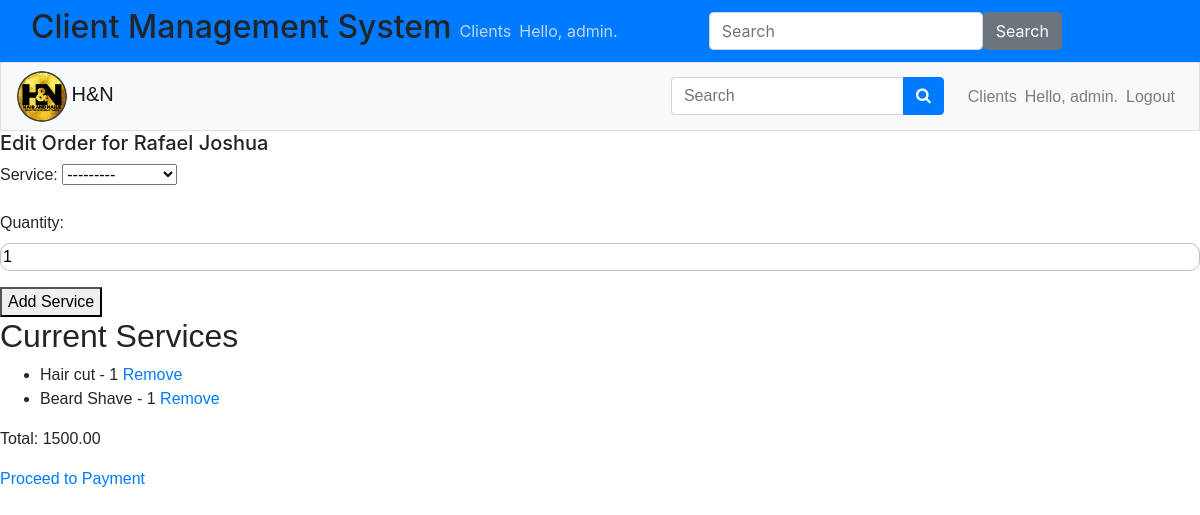
Screenshot of /services/order/edit/11/ (signed in) with the database file from the repository.
### services/models.py (models this page shows, shortened)
class Order(models.Model):
    client = models.ForeignKey(Client, on_delete=models.CASCADE)
    created_at = models.DateTimeField(default=timezone.now)
    status = models.CharField(max_length=10, choices=[('pending', 'Pending'), ('completed', 'Completed')], default='pending')
    total = models.DecimalField(max_digits=10, decimal_places=2, default=0)

class OrderItem(models.Model):
    order = models.ForeignKey(Order, on_delete=models.CASCADE)
    service = models.ForeignKey(Service, on_delete=models.CASCADE)
    quantity = models.PositiveIntegerField(default=1)

class Service(models.Model):
    name = models.CharField(max_length=200)
    price = models.DecimalField(max_digits=10, decimal_places=2)
    description = models.TextField(blank=True, null=True)
    duration = models.DurationField(blank=True, null=True)
    def __str__(self):
        return self.name

### users/models.py (models this page shows, shortened)
class Client(models.Model):
    first_name = models.CharField(max_length=100)
    second_name = models.CharField(max_length=100)
    email = models.EmailField(unique=True)
    phone = models.CharField(max_length=15, unique=True)
    points = models.IntegerField(default=0)
    referral_points = models.IntegerField(default=0)
    date_of_birth = models.DateField(null=True, blank=True)
    birthday_points = models.IntegerField(default=0)
    referred_by = models.ForeignKey('self', null=True, blank=True, on_delete=models.SET_NULL)
    card_paid = models.BooleanField(default=False)
    card_issued = models.BooleanField(default=False)

### services/views.py (the view)
# urls.py: path('order/edit/<int:order_id>/', views.edit_order, name='edit_order'),
@login_required
def edit_order(request, order_id):
    order = get_object_or_404(Order, id=order_id)
    if request.method == 'POST':
        form = OrderItemForm(request.POST)
        if form.is_valid():
            order_item = form.save(commit=False)
            order_item.order = order
            order_item.save()
            order.calculate_total()
            return redirect('services:edit_order', order.id)
    else:
        form = OrderItemForm()
    return render(request, 'services/edit_order.html', {'form': form, 'order': order})

### users/forms.py
class OrderItemForm(forms.ModelForm):
    class Meta:
        model = OrderItem
        fields = ['service', 'quantity']

### services/templates/services/edit_order.html (shortened to what this page needs)
<!DOCTYPE html>
<html>
<head>
    {% extends 'users/base.html' %}
    {% block header %}
    <h5>Edit Order for {{ order.client.first_name }} {{ order.client.second_name }}</h5>
    {% endblock header %}
    {% block content %}
    <form method="post">
        {{ form.as_p }}
        <button type="submit">Add Service</button>
    </form>
    <h2>Current Services</h2>
    <ul>
        {% for item in order.orderitem_set.all %}
            <li>
                {{ item.service.name }} - {{ item.quantity }}
                <a href="{% url 'services:delete_order_item' order.id item.id %}">Remove</a>
            </li>
        {% endfor %}
    </ul>
    <p>Total: {{ order.total }}</p>
    <a href="{% url 'services:proceed_to_payment' order.id %}">Proceed to Payment</a>
    {% endblock content %}

### users/templates/users/base.html (shortened to what this page needs)
<!DOCTYPE html>
<html lang="en">
<head>
    {% load static %}
        <link rel="stylesheet" href="{% static 'HN_vms/css/base.css' %}">
        <link rel="stylesheet" href="{% static 'HN_vms/css/login.css' %}">
        <link rel="stylesheet" href="{% static 'HN_vms/css/index.css' %}">
        <link rel="stylesheet" href="{% static 'HN_vms/css/register_client.css' %}">
        <link rel="stylesheet" href="{% static 'HN_vms/css/search.css' %}">
        <link rel="stylesheet" href="{% static 'HN_vms/css/base.css' %}">
            <link rel="stylesheet" href="https://cdn.jsdelivr.net/npm/bootstrap@4.3.1/dist/css/bootstrap.min.css">
            <link rel="stylesheet" href="https://cdnjs.cloudflare.com/ajax/libs/font-awesome/4.7.0/css/font-awesome.min.css">
        <link rel='stylesheet' href='https://cdn.jsdelivr.net/npm/fullcalendar@5/main.min.css'>
        <link rel='stylesheet' href='https://cdn.jsdelivr.net/npm/fullcalendar@5/main.min.css'>
</head>
<body>
  <nav class="navbar navbar-expand-lg bg-primary" data-bs-theme="dark">
    <div class="container-fluid">
    <h2> Client Management System</h2>
    <div class="collapse navbar-collapse" id="navbarColor01">
        <ul class="navbar-nav me-auto">
          <li class="nav-item">
            <a class="nav-link" href="{% url 'users:client_list' %}">Clients</a>
          </li>
          {% if user.is_authenticated %}
            <li class="nav-item">
              <span class="navbar-text">Hello, {{ user.username }}.</span>
            </li>
            <li class="nav-item">
              <a href="{% url 'users:logout' %}">Logout here</a>
            </li>
          {% else %}
            <li class="nav-item">
              <a class="nav-link" href="{% url 'users:login' %}">Log in</a></li>
          {% endif %}
    </ul>
        <form class="d-flex">
          <input class="form-control me-sm-2" type="search" placeholder="Search">
          <button class="btn btn-secondary my-2 my-sm-0" type="submit">Search</button>
        </form>
    </div>
    </div>
</nav>
  <div class="nav_bar">
    <nav class="navbar navbar-expand-md navbar-light bg-light border">
        <div class="header_logo">
          <img src="{% static 'HN_vms/images/HN_Logo.png' %}" alt="" class="fa-2x">
        <a style="font-family: 'Rubik',sans-serif;" class="navbar-brand" href="{% url 'users:index' %}">
          H&N
        </a>
      </div>
        <div style="font-family: 'Rubik',sans-serif;" class="collapse navbar-collapse" id="navbarCollapse">
            <ul class="navbar-nav ml-auto">
                  <form action="{% url 'users:search' %}" method="get">
                    <li class="navbar-item mr-3 my-auto">
                    <div class="input-group">
                      <input class="form-control" name="query" type="text" placeholder="Search">
                      <div class="input-group-append">
                        <button type="submit" class="btn btn-primary">
                          <i class="fa fa-search"></i>
                        </button>
                      </div>
                    </div>
                    </li>
                  </form>
                  <li class="nav-item">
                    <a class="nav-link" href="{% url 'users:client_list' %}">Clients</a>
                  </li>
                  {% if user.is_authenticated %}
                    <li class="nav-item">
                      <span class="navbar-text">Hello, {{ user.username }}.</span>
                    </li>
                    <li class="nav-item">
                      <a class="nav-link" href="{% url 'users:logout' %}">Logout</i></a>
                    </li>
                  {% else %}
                    <li class="nav-item">
                      <a class="nav-link" href="{% url 'users:login' %}">Log in</a></li>
                  {% endif %}
            </ul>
        </div>
    </nav>
</div>
<main>
    <div>
      {% block header %}{% endblock header %}
    </div>
    <div style="font-family: 'Rubik',sans-serif;">
        {% block content %}{% endblock content %}
    </div>
</main>
</body>
</html>

### static/HN_vms/css/base.css (style rules this page uses)
body { max-width: 100vw; max-height: 100vh; color: #ffff; font-family: century 'Franklin Gothic Medium', 'Arial Narrow', Arial, sans-serif; }
:root { --main-color: #F3781C; --hover-color: hsl(37, 94%, 57%); --body-color: black; --container-color: #2d2e37; --text-color: #fcfeff; --background-color: rgba(245, 237, 237, 0.445); --theme-color: #1e1e1e; --secondary-color: orange; --light-body: #272626; --app-fab-color: hsla(0,0%,100%,0.6); --app-fab-background-color: rgba(30,30,30,0.72); --app-fab-border-color: hsla(0,0%,100%,0.04); --color-primary: hsla(0,0%,93.3%,0.8); --color-secondary: hsla(0,0%,100%,0.2); --background: #121212; --background-gradient: linear-gradient(180deg,#121212,#252525 25%,#252525 50%,#252525 75%,#121212); --shadow-gradient: linear-gradient(90deg,rgba(18,18,18,0.8),rgba(18,18,18,0)); --hover-background: hsla(0,0%,100%,0.06); }

### static/HN_vms/css/login.css (style rules this page uses)
body { width: 100vw; height: 100vh; color: #ffff; }
.header_logo img { width: 50px; height: auto; margin: auto; border-radius: 50%; }

### static/HN_vms/css/index.css (style rules this page uses)
body { background-color: rgb(245, 245, 82); }
:root { --main-color: #F3781C; --hover-color: hsl(37, 94%, 57%); --body-color: black; --container-color: #2d2e37; --text-color: #fcfeff; --background-color: rgba(245, 237, 237, 0.445); --theme-color: #1e1e1e; --secondary-color: orange; --light-body: #272626; --app-fab-color: hsla(0,0%,100%,0.6); --app-fab-background-color: rgba(30,30,30,0.72); --app-fab-border-color: hsla(0,0%,100%,0.04); --color-primary: hsla(0,0%,93.3%,0.8); --color-secondary: hsla(0,0%,100%,0.2); --background: #121212; --background-gradient: linear-gradient(180deg,#121212,#252525 25%,#252525 50%,#252525 75%,#121212); --shadow-gradient: linear-gradient(90deg,rgba(18,18,18,0.8),rgba(18,18,18,0)); --hover-background: hsla(0,0%,100%,0.06); }
.nav-item span { font-size: medium; color: var(--color-primary); }
.nav-link { color: var(--color-primary); }

### static/HN_vms/css/register_client.css (style rules this page uses)
input { background-color: white; outline: none; box-sizing: border-box; border-radius: 10px; border: 1px solid silver; margin-left: 50px; align-items: start; width: 100%; }
@media only screen and (min-width: 768px) { input, select, button { margin-left: 20px; } }
@media only screen and (min-width: 992px) { input, select, button { margin-left: 30px; } }

### rows the page displays
Order: client.first_name "Rafael", client.second_name "Joshua", total "1500.00"
OrderItem: service.name "Hair cut", quantity "1"
OrderItem: service.name "Beard Shave", quantity "1"

### other values shown
{{ user.username }} "admin"
